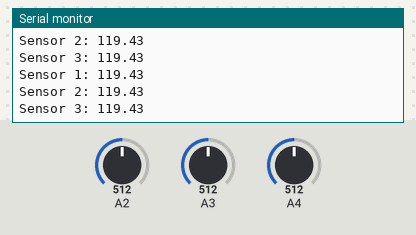
A sketch run on a simulated Arduino Uno, built with avr-gcc and run on an emulated ATmega328P. Shown: the last lines printed to the serial monitor. The inputs (shaded band) are chosen by the test bench; at power-on: A2 = 512, A3 = 512, A4 = 512.

Above: at 1.2 s.
1.3 s: A2 set to 74
At 1.35 s:
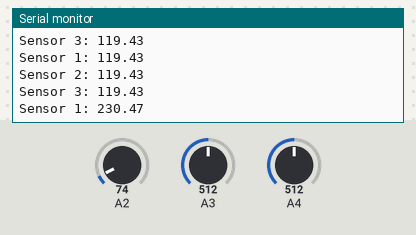
2.8 s: A2 set to 61
At 2.8 s:
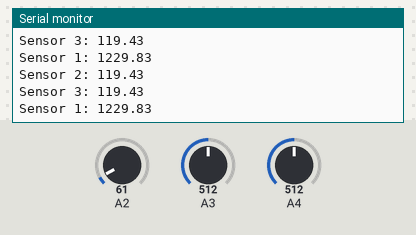
4.3 s: A3 set to 576
At 4.36 s:
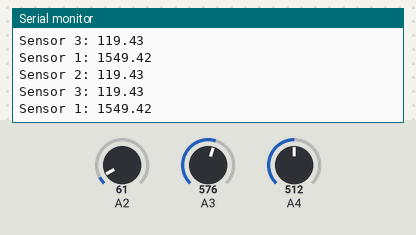
7.3 s: A3 set to 594
At 7.36 s:
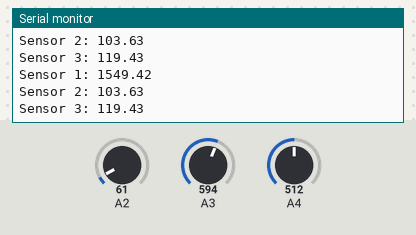
Timing chart, 0 to 10.3 s (numbered marks = the images above; inputs shaded):
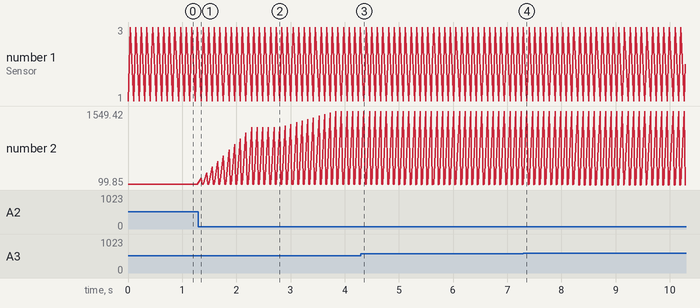

The sketch:

sensorTest4.ino
```cpp
#include <Average.h>

// Pin numbers
const byte sensorLeft = A2;
const byte sensorFront = A3;
const byte sensorRight = A4;

// We take the average of the ten last sensor outputs
Average<float> avgLeft(10);
Average<float> avgFront(10);
Average<float> avgRight(10);

//reads in analog sensor data input (0 to 1023) which is then converts to a voltage (0 to 5V),
// and finally to a distance
// formula to convert voltage to distance taken from here:
// https://electropeak.com/learn/interfacing-sharp-gp2y0a21yk0f-ir-distance-sensor-with-arduino/
float sense(byte pinNr)
{
  return 10 * 27.728 * 1.3 * pow(map(analogRead(pinNr), 0, 1023, 0, 5000) / 1000.0, -1.2045);
}

// Auxiliary functions to read in left, front and right sensor
float senseL()
{
  return sense(sensorLeft);
}
float senseR()
{
  return sense(sensorRight);
}
float senseF()
{
  return sense(sensorFront);
}
void setup() {
    Serial.begin(9600);
}

void loop() {

    // Add a new random value to the bucket
    avgLeft.push(senseL());
    Serial.print("Sensor 1: ");
    Serial.println(avgLeft.mean());

    avgFront.push(senseF());
    Serial.print("Sensor 2: ");
    Serial.println(avgFront.mean());

    avgRight.push(senseR());
    Serial.print("Sensor 3: ");
    Serial.println(avgRight.mean());

    Serial.println();
    delay(100);
}
```

Measured:
- after the input at 1.3 s, the serial monitor: prints a new line after 0.05 s (image 1)
- plotted number 2: 119.43 → 1229.83 after the input at 1.3 s
